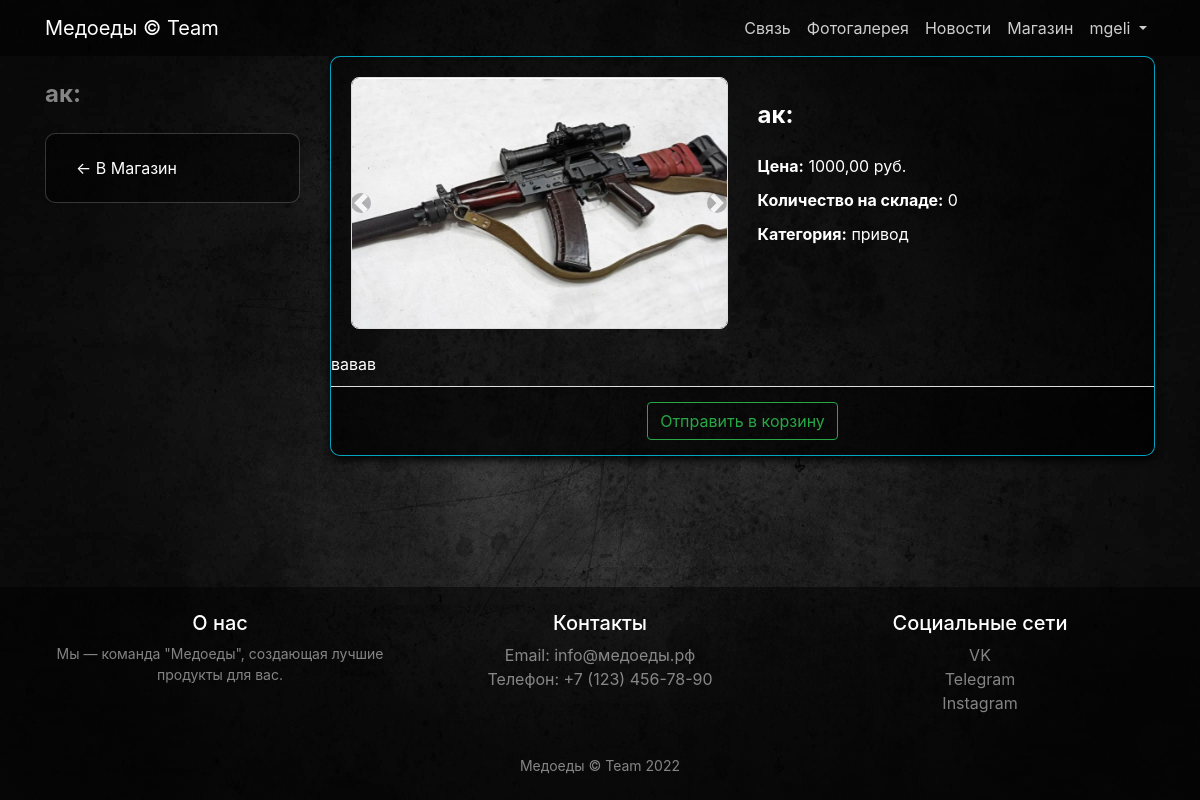
Page /store/product/1/ (signed in) on the committed database.
### users/models.py (models this page shows)
class User(AbstractUser):
    image = models.ImageField(upload_to='users_images', null=True, blank=True)

### store/models.py (models this page shows, shortened)
class Product(models.Model):
    name = models.CharField(max_length=120)
    description = models.TextField()
    price = models.DecimalField(max_digits=10, decimal_places=2)
    quantity = models.PositiveIntegerField(default=0)
    image = models.ImageField(upload_to='products_images', blank=True)  # Основное изображение
    category = models.ForeignKey(to=ProductCategory, on_delete=models.PROTECT)

class ProductCategory(models.Model):
    name = models.CharField(max_length=50, unique=True)
    description = models.TextField(null=True, blank=True)

### store/views.py (the view)
# urls.py: path('product/<int:product_id>/', views.product_detail, name='product_detail'),
def product_detail(request, product_id):
    product = get_object_or_404(Product, id=product_id)  # Используем get_object_or_404 для безопасности
    return render(request, 'store/item.html', {'product': product})

### store/templates/store/item.html (shortened to what this page needs)
{% extends 'store/base.html' %}
{% load static %}
{% block css %}
    <link href="{% static '/css/productdetail.css' %}" rel="stylesheet">
{% endblock %}
{% block content %}
<div class="container">
    <div class="row">
        <div class="col-lg-3">
                <h3 class="my-4 text-white-50">  {{ product.name }}:</h3>
                <div class="list-group">
                    <a href="{% url 'store:index' %}" class="list-group-item back-button">← В Магазин</a>
                </div>
            </div>
        <div class="col-lg-9">
            <div class="card mb-4">
                <div class="card-body">
                    <div class="row">
                        <div class="col-lg-6">
                           <div id="carousel-example-1z" class="carousel slide carousel-fade" data-ride="carousel">
							    <ol class="carousel-indicators">
							        <li data-target="#carousel-example-1z" data-slide-to="0" class="active"></li>
							    </ol>
							    <div class="carousel-inner" role="listbox">
							        <div class="carousel-item active">
							            <img class="d-block w-100 carousel-image" src="{{ product.image.url }}" alt="Основное изображение">
							        </div>
							    </div>
							    <a class="carousel-control-prev" href="#carousel-example-1z" role="button" data-slide="prev">
							        <span class="carousel-control-prev-icon" aria-hidden="true"></span>
							    </a>
							    <a class="carousel-control-next" href="#carousel-example-1z" role="button" data-slide="next">
							        <span class="carousel-control-next-icon" aria-hidden="true"></span>
							    </a>
							</div>
                        </div>
                        <div class="col-lg-6">
                            <h3 class="my-4">{{ product.name }}:</h3>
                            <p><strong>Цена:</strong> {{ product.price }} руб.</p>
                            <p><strong>Количество на складе:</strong> {{ product.quantity }}</p>
                            <p><strong>Категория:</strong> {{ product.category.name }}</p>
                        </div>
                    </div>
                </div>
                <p class="card-text">{{ product.description }}</p>
                <div class="card-footer text-center">
                    <a class="btn btn-outline-success" href="{% url 'store:basket_add' product.id %}">
                        Отправить в корзину
                    </a>
                </div>
            </div>
        </div>
    </div>
</div>
{% endblock %}
{% block footer %}
<footer class="py-4" style="background-color: rgba(0, 0, 0, 0.5);">
    <div class="container">
        <div class="row">
            <div class="col-lg-4 col-md-6 mb-4">
                <h5 class="text-white">О нас</h5>
                <p class="text-white-50">Мы — команда "Медоеды", создающая лучшие продукты для вас.</p>
            </div>
            <div class="col-lg-4 col-md-6 mb-4">
                <h5 class="text-white">Контакты</h5>
                <ul class="list-unstyled">
                    <li><a href="mailto:info@медоеды.рф" class="text-white-50">Email: info@медоеды.рф</a></li>
                    <li><a href="#" class="text-white-50">Телефон: +7 (123) 456-78-90</a></li>
                </ul>
            </div>
            <div class="col-lg-4 col-md-6 mb-4">
                <h5 class="text-white">Социальные сети</h5>
                <ul class="list-unstyled">
                    <li><a href="https://vk.com/team_honey_badgers" class="text-white-50">VK</a></li>
                    <li><a href="https://t.me/honeybadgerteambot" class="text-white-50">Telegram</a></li>
                    <li><a href="#" class="text-white-50">Instagram</a></li>
                </ul>
            </div>
        </div>
        <div class="text-center">
            <p class="m-0 text-white-50">Медоеды &copy; Team 2022</p>
        </div>
    </div>
</footer>
{% endblock %}

### store/templates/store/base.html (shortened to what this page needs)
{% load static %}
<!DOCTYPE html>
<html lang="en">
<head>
    <link href="{% static 'bootstrap/css/bootstrap.min.css' %}" rel="stylesheet">
    {% block css %} {% endblock %}
</head>
<body>
<nav class="navbar navbar-expand-lg navbar-dark bg-dark fixed-top">
    <div class="container d-flex align-items-center">
        <a class="navbar-brand" href="{% url 'index' %}">Медоеды &copy; Team</a>
        <div class="collapse navbar-collapse" id="navbarResponsive">
            <ul class="navbar-nav ml-auto d-flex align-items-center">
                <li class="nav-item">
                    <a class="nav-link" href="{% url 'contact' %}">Связь </a>
                </li>
                <li class="nav-item">
                    <a class="nav-link" href="{% url 'gallery' %}">Фотогалерея </a>
                </li>
                <li class="nav-item">
                    <a class="nav-link" href="{% url 'news:events' %}">Новости </a>
                </li>
                <li class="nav-item">
                    <a class="nav-link" href="{% url 'store:index' %}">Магазин </a>
                </li>
                {% if user.is_authenticated %}
                    <li class="nav-item dropdown">
                        <a class="nav-link dropdown-toggle" href="#" id="navbarDropdown" role="button"
                           data-bs-toggle="dropdown" aria-expanded="false">{{user.username}}
                        </a>
                    </li>
                {% else %}
                    <li class="nav-item">
                        <a class="nav-link" href="{% url 'users:login' %}">Войти <i class="fas fa-sign-in-alt"></i></a>
                    </li>
                {% endif %}
            </ul>
        </div>
    </div>
</nav>
{% block content %} {% endblock %}
{% block footer %} {% endblock %}
</body>
</html>

### static/css/productdetail.css (style rules this page uses)
body { background: url("../img/walper.jpg") no-repeat center top fixed; background-size: cover; padding-top: 56px; }
.list-group { background-color: #00000080; border: 1px solid rgba(255, 255, 255, 0.2); border-radius: 10px; padding: 10px; text-decoration: none; }
.card { background-color: #00000080; border: 1px solid rgba(0, 217, 255, 0.747); border-radius: 10px; color: white; transition: background-color 0.3s ease, transform 0.3s ease; display: flex; flex-direction: column; height: 400px; overflow: hidden; box-shadow: 0 4px 8px rgba(0, 0, 0, 0.927); }
.card-body { padding: 20px; }
.card-footer { background-color: #00000080; border-top: 1px solid #ddd; padding: 15px; }
.carousel { border: 1px solid #ddd; border-radius: 8px; overflow: hidden; }
.carousel-image { height: 250px; width: 100%; object-fit: cover; }
.carousel-indicators { bottom: -40px; }
.carousel-indicators li { background-color: #666; border-radius: 50%; width: 10px; height: 10px; }
.carousel-indicators .active { background-color: #333; }
.carousel-control-prev-icon, .carousel-control-next-icon { background-color: rgba(0, 0, 0, 0.5); border-radius: 50%; padding: 10px; }
.carousel-control-prev, .carousel-control-next { width: 5%; }
h3 { font-size: 24px; font-weight: bold; margin-bottom: 20px; }
p { font-size: 16px; margin-bottom: 10px; }
strong { font-weight: bold; }
.list-group-item { background-color: transparent; border: none; color: white; transition: background-color 0.3s ease; text-decoration: none; }
.btn-outline-success { border-color: #28a745; color: #28a745; }
footer { position: fixed; bottom: 0; left: 0; width: 100%; background-color: #333; color: white; text-align: center; padding: 20px 0; }
footer p { margin: 0; font-size: 14px; }

### store/templates/store/base.html (style rules this page uses)
.navbar { background-color: rgba(0, 0, 0, 0.5) !important; }
.navbar-dark .navbar-nav .nav-link { color: rgba(255, 255, 255, 0.8); }

### rows in the picture
User: username "mgeli"
Product: name "ак", image (picture), price "1000,00", quantity "0", category.name "привод", description "вавав"
